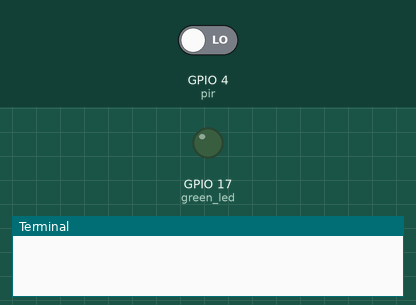
The program below on a simulated Raspberry Pi (BCM pin numbers). On the bench: output pins drawn as LEDs (lit = HIGH), the last lines printed to the terminal. Inputs (shaded band) come from the test bench; at power-on: GPIO 4 (pir) LOW.

Above: at 1.2 s.
1.3 s: GPIO 4 (pir) driven HIGH
At 1.8 s:
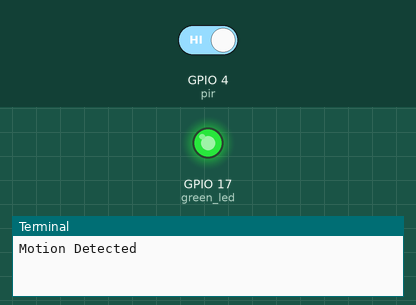
2.8 s: GPIO 4 (pir) driven LOW
At 4.2 s:
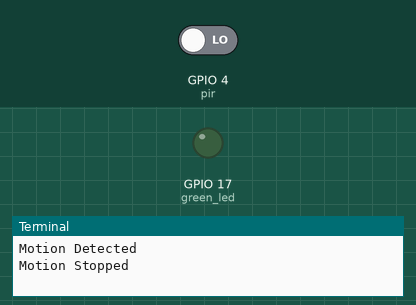
Timing chart, 0 to 5.8 s (numbered marks = the images above; inputs shaded):
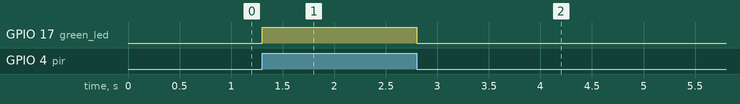

The program:

motionSensor.py
```python
#Amison ST-ZV390-ZX 5x Pyroelectrische Infrarot PIR Bewegung Sensor Detektor Modul
#https://www.youtube.com/watch?v=Tw0mG4YtsZk&ab_channel=TechWithTim

from gpiozero import LED
from gpiozero import MotionSensor

green_led = LED(17)
pir = MotionSensor(4)
green_led.off()

while True:
        pir.wait_for_motion()
        print("Motion Detected")
        green_led.on()
        pir.wait_for_no_motion()
        green_led.off()
        print("Motion Stopped")
```

Measured:
- after the input at 1.3 s, GPIO 17 (green_led): LOW → HIGH at once
- after the input at 2.8 s, GPIO 17 (green_led): HIGH → LOW at once
